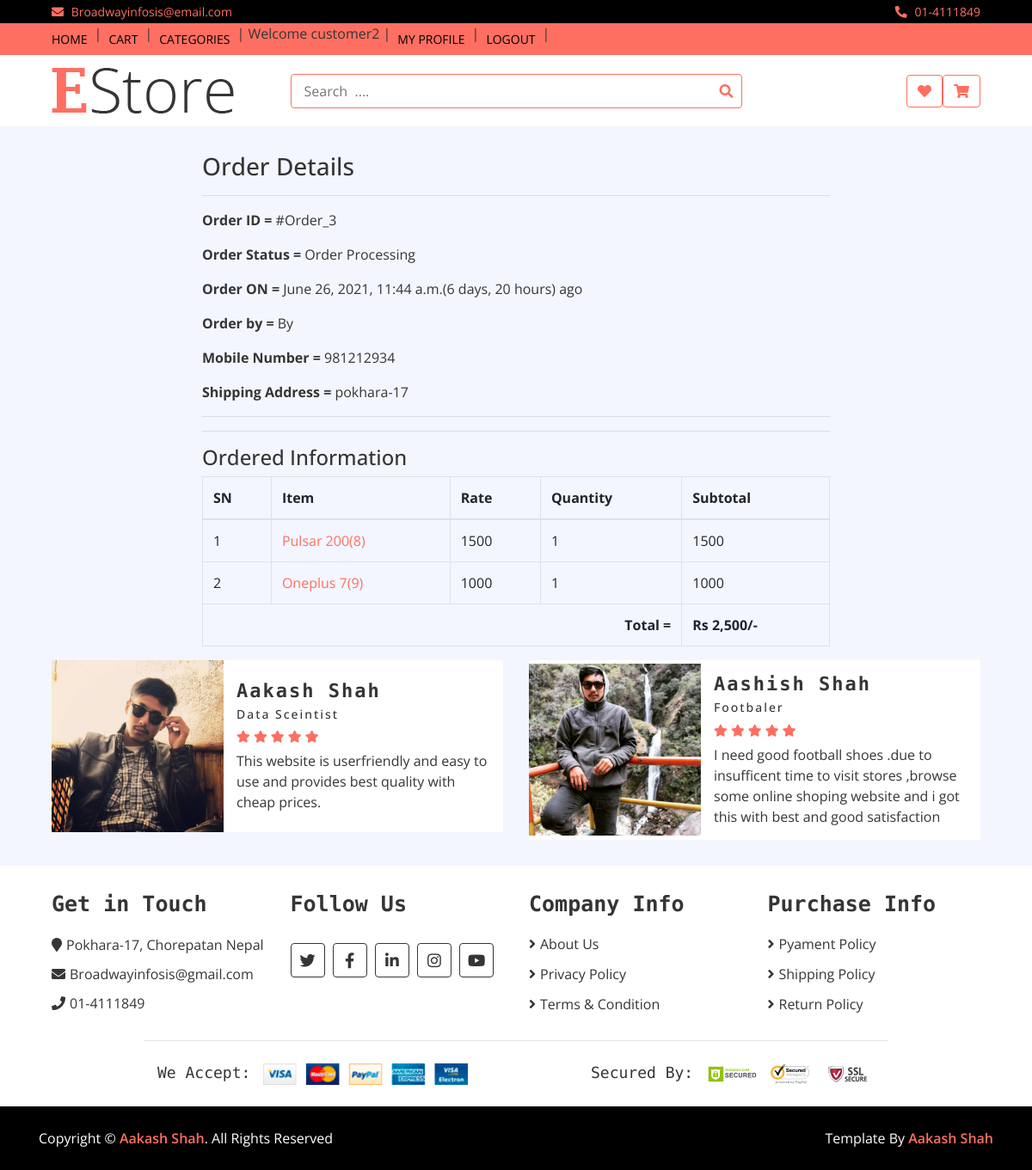
/profile/order-3/ (signed in), run on the app's committed database.
### ecomapp/models.py (models this page shows, shortened)
class Order(models.Model):
    cart = models.ForeignKey(Cart,on_delete=models.CASCADE)
    ordered_by = models.CharField(max_length=200)
    shipping_address = models.CharField(max_length=200)
    mobile = models.CharField(max_length=10)
    email = models.EmailField(null=True,blank=True)
    subtotal = models.PositiveIntegerField()
    total = models.PositiveIntegerField()
    order_status = models.CharField(max_length=60, choices=ORDER_STATUS)
    created_at = models.DateTimeField(auto_now_add=True)
    payment_method = models.CharField(max_length=20, choices=METHOD, default="Cash On Delivery")
    payment_completed = models.BooleanField(default=False, null=True, blank=True)

class CartProduct(models.Model):
    cart = models.ForeignKey(Cart,on_delete=models.CASCADE)
    product = models.ForeignKey(Product,on_delete=models.CASCADE)
    rate = models.PositiveIntegerField()
    quantity = models.PositiveIntegerField()
    subtotal = models.PositiveIntegerField()

class Product(models.Model):
    title = models.CharField(max_length=200)
    slug = models.SlugField(unique=True)
    category = models.ForeignKey(Category,on_delete=models.CASCADE)
    image = models.ImageField(upload_to='products')
    marked_price = models.PositiveIntegerField()
    selling_price = models.PositiveIntegerField()
    description = models.TextField()
    warranty = models.CharField(max_length=300,null=True,blank=True)
    return_policy = models.CharField(max_length=300,null=True,blank=True)
    view_count = models.PositiveIntegerField(default=0)

### ecomapp/views.py (the view)
# urls.py: path("profile/order-<int:pk>/", CustomerOrderDetailView.as_view(), name ="customerorderdetail"),
class CustomerOrderDetailView(DetailView):
    template_name = "customerorderdetail.html"
    model = Order
    context_object_name = "ord_obj"
    def dispatch(self, request, *args, **kwargs):
       if request.user.is_authenticated and Customer.objects.filter(user=request.user).exists():
           order_id = self.kwargs["pk"]
           order = Order.objects.get(id = order_id)
           if request.user.customer != order.cart.customer:
               return redirect("ecomapp:customerprofile")
       else:
           return redirect("/login/?next=/profile/")
       return super().dispatch(request, *args, **kwargs)

### templates/customerorderdetail.html
{% extends 'base.html' %}
{% load static %}
{% block content %}
{% load humanize %}
<div class="container">
    <div class="row">
        <div class="col-md-8 mx-auto">
            <h3>Order Details</h3>
            <hr>
            <p><span class="font-weight-bold">Order ID = </span>#Order_{{ord_obj.id}}</p>
            <p><span class="font-weight-bold">Order Status = </span>{{ord_obj.order_status}}</p>
            <p><span class="font-weight-bold">Order ON = </span>{{ord_obj.created_at}}({{ord_obj.created_at|timesince}}) ago</p>
            <p><span class="font-weight-bold">Order by = </span>By {{ord_obj.order_by}}</p>
            <p><span class="font-weight-bold">Mobile Number = </span>{{ord_obj.mobile}}</p>
            <p><span class="font-weight-bold">Shipping Address = </span>{{ord_obj.shipping_address}}</p>
            <hr>
            <hr>
            <h4>Ordered Information</h4>
            <table class="table table-bordered">
                <thead>
                    <tr>
                        <th>SN</th>
                        <th>Item</th>
                        <th>Rate</th>
                        <th>Quantity</th>
                        <th>Subtotal</th>
                    </tr>
                </thead>
                <tbody>
                    <tr>
                        {% for cp in ord_obj.cart.cartproduct_set.all %}
                        <td>{{forloop.counter}}</td>
                        <td><a href="{% url 'ecomapp:productdetail' cp.product.slug %}" target="_blank">{{cp.product.title}}({{cp.product.id}})</a></td>
                        <td>{{cp.rate}}</td>
                        <td>{{cp.quantity}}</td>
                        <td>{{cp.subtotal}}</td>
                    </tr>
                    {% endfor %}
                    <tr>
                        <th colspan="4" class="text-right">Total = </th>
                        <th>Rs {{ord_obj.total|intcomma}}/-</th>
                    </tr>
                </tbody>
            </table>
        </div>
    </div>
</div>
{% endblock %}

### templates/base.html (shortened to what this page needs)
<!DOCTYPE html>
{% load static %}
<html lang="en">
    <head>
        <link href="https://stackpath.bootstrapcdn.com/bootstrap/4.4.1/css/bootstrap.min.css" rel="stylesheet">
        <link href="https://cdnjs.cloudflare.com/ajax/libs/font-awesome/5.10.0/css/all.min.css" rel="stylesheet">
        <link href="{% static 'lib/slick/slick.css' %}" rel="stylesheet">
        <link href="{% static 'lib/slick/slick-theme.css' %}" rel="stylesheet">
        <link href="{% static 'css/style.css' %}" rel="stylesheet">
    </head>
    <body>
        <div class="top-bar">
            <div class="container-fluid">
                <div class="row">
                    <div class="col-sm-6">
                        <i class="fa fa-envelope"></i>
                        Broadwayinfosis@email.com
                    </div>
                    <div class="col-sm-6">
                        <i class="fa fa-phone-alt"></i>
                        01-4111849
                    </div>
                </div>
            </div>
        </div>
        <div class="nav">
            <div class="container-fluid">
                <nav class="navbar navbar-expand-md bg-dark navbar-dark">
                    <div class="collapse navbar-collapse justify-content-between" id="navbarCollapse">
                        <div class="navbar-nav mr-auto">
                            <a href="{% url 'ecomapp:home' %}" class="nav-item nav-link active">Home</a> |
                            <a href="{% url 'ecomapp:mycart' %}" class="nav-item nav-link active">Cart</a> |
                            <a href="{% url 'ecomapp:allproducts' %}" class="nav-item nav-link active">Categories</a> |
                            {% if request.user.customer %}
                            Welcome {{request.user.username}} |
                            <a href="{% url 'ecomapp:customerprofile' %}" class="nav-item nav-link active">My Profile</a> |
                            <a href="{% url 'ecomapp:customerlogout' %}" class="nav-item nav-link active">Logout</a> |
                            {% else %}
                            <a href="{% url 'ecomapp:customerregistration' %}" class="nav-item nav-link active">Registeration</a> |
                            <a href="{% url 'ecomapp:customerlogin' %}" class="nav-item nav-link active">Login</a> |
                            {% endif %}
                        </div>
                    </div>
                </nav>
            </div>
        </div>
        <div class="bottom-bar">
            <div class="container-fluid">
                <div class="row align-items-center">
                    <div class="col-md-3">
                        <div class="logo">
                            <a href="/">
                                <img src="{% static 'img/logo.png' %}">
                            </a>
                        </div>
                    </div>
                    <div class="col-md-6">
                        <form method="GET" action="{% url 'ecomapp:search' %}">
                        <div class="search">
                            <input name="keyword" type="text" placeholder="Search  ...." required>
                            <button type="submit"><i class="fa fa-search"></i></button>
                        </div>
                        </form>
                    </div>
                    <div class="col-md-3">
                        <div class="user">
                            <a href="wishlist.html" class="btn btn-wishlist">
                                <i class="fa fa-heart"></i>
                            </a>
                            <a href="" class="btn btn-cart">
                                <i class="fa fa-shopping-cart"></i>
                            </a>
                        </div>
                    </div>
                </div>
            </div>
        </div>
  {% block content %}
  {% endblock %}
    <div class="review">
        <div class="container-fluid">
            <div class="row align-items-center review-slider normal-slider">
                <div class="col-md-6">
                    <div class="review-slider-item">
                        <div class="review-img">
                            <img src="{% static 'img/man-2.jpg' %}" alt="Image">
                        </div>
                        <div class="review-text">
                            <h2>Aakash Shah</h2>
                            <h3>Data Sceintist</h3>
                            <div class="ratting">
                                <i class="fa fa-star"></i>
                                <i class="fa fa-star"></i>
                                <i class="fa fa-star"></i>
                                <i class="fa fa-star"></i>
                                <i class="fa fa-star"></i>
                            </div>
                            <p>
                                This website is userfriendly and easy to use and provides best quality with cheap prices.
                            </p>
                        </div>
                    </div>
                </div>
                <div class="col-md-6">
                    <div class="review-slider-item">
                        <div class="review-img">
                            <img src="{% static 'img/man-1.jpg' %}" alt="Image">
                        </div>
                        <div class="review-text">
                            <h2>Aashish Shah</h2>
                            <h3>Footbaler</h3>
                            <div class="ratting">
                                <i class="fa fa-star"></i>
                                <i class="fa fa-star"></i>
                                <i class="fa fa-star"></i>
                                <i class="fa fa-star"></i>
                                <i class="fa fa-star"></i>
                            </div>
                            <p>
                                I need good football shoes .due to insufficent time to visit stores ,browse some online shoping website
                                and i got this with best and good satisfaction
                            </p>
                        </div>
                    </div>
                </div>
            </div>
        </div>
    </div>
        <div class="footer">
            <div class="container-fluid">
                <div class="row">
                    <div class="col-lg-3 col-md-6">
                        <div class="footer-widget">
                            <h2>Get in Touch</h2>
                            <div class="contact-info">
                                <p><i class="fa fa-map-marker"></i>Pokhara-17, Chorepatan Nepal</p>
                                <p><i class="fa fa-envelope"></i>Broadwayinfosis@gmail.com</p>
                                <p><i class="fa fa-phone"></i>01-4111849</p>
                            </div>
                        </div>
                    </div>
                    <div class="col-lg-3 col-md-6">
                        <div class="footer-widget">
                            <h2>Follow Us</h2>
                            <div class="contact-info">
                                <div class="social">
                                    <a href="https://twitter.com" target="_blank"><i class="fab fa-twitter"></i></a>
                                    <a href="https://facebook.com" target="_blank"><i class="fab fa-facebook-f"></i></a>
                                    <a href="https://linkedin.com" target="_blank"><i class="fab fa-linkedin-in"></i></a>
                                    <a href="https://instagram.com" target="_blank"><i class="fab fa-instagram"></i></a>
                                    <a href="https://youtube.com" target="_blank"><i class="fab fa-youtube"></i></a>
                                </div>
                            </div>
                        </div>
                    </div>
                    <div class="col-lg-3 col-md-6">
                        <div class="footer-widget">
                            <h2>Company Info</h2>
                            <ul>
                                <li><a href="#">About Us</a></li>
                                <li><a href="#">Privacy Policy</a></li>
                                <li><a href="#">Terms & Condition</a></li>
                            </ul>
                        </div>
                    </div>
                    <div class="col-lg-3 col-md-6">
                        <div class="footer-widget">
                            <h2>Purchase Info</h2>
                            <ul>
                                <li><a href="#">Pyament Policy</a></li>
                                <li><a href="#">Shipping Policy</a></li>
                                <li><a href="#">Return Policy</a></li>
                            </ul>
                        </div>
                    </div>
                </div>
                <div class="row payment align-items-center">
                    <div class="col-md-6">
                        <div class="payment-method">
                            <h2>We Accept:</h2>
                            <img src="{% static 'img/payment-method.png' %}" alt="Payment Method" />
                        </div>
                    </div>
                    <div class="col-md-6">
                        <div class="payment-security">
                            <h2>Secured By:</h2>
                            <img src="{% static 'img/godaddy.svg' %}" alt="Payment Security" />
                            <img src="{% static 'img/norton.svg' %}" alt="Payment Security" />
                            <img src="{% static 'img/ssl.svg' %}" alt="Payment Security" />
                        </div>
                    </div>
                </div>
            </div>
        </div>
        <div class="footer-bottom">
            <div class="container">
                <div class="row">
                    <div class="col-md-6 copyright">
                        <p>Copyright &copy; <a href="https://htmlcodex.com">Aakash Shah</a>. All Rights Reserved</p>
                    </div>
                    <div class="col-md-6 template-by">
                        <p>Template By <a href="https://htmlcodex.com">Aakash Shah</a></p>
                    </div>
                </div>
            </div>
        </div>
    </body>
</html>

### data on the page
Order: id "3", order_status "Order Processing", created_at "June 26, 2021, 11:44 a.m.", created_at "6 days, 20 hours", mobile "981212934", shipping_address "pokhara-17", total "2,500"
CartProduct: product "Pulsar 200", product.id "8", rate "1500", quantity "1", subtotal "1500"
CartProduct: product "Oneplus 7", product.id "9", rate "1000", quantity "1", subtotal "1000"

### other printed values
{{ request.user.username }} "customer2"
